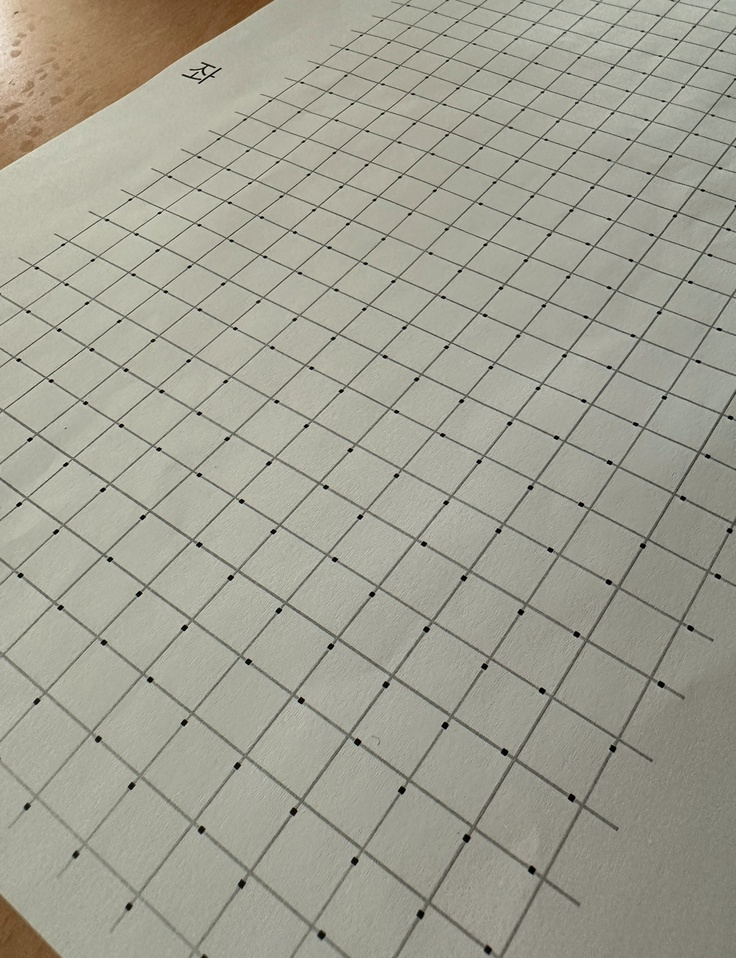
//> input picture C__/C__/testC.jpg, 736 x 958 px, shrunk from 1179 x 1535 before the run
$ ./template   (built with g++ and OpenCV 4)
//> lines starting //> are read from the running program, lines starting //| are printed output that depends on the picture; after the words box and inside, x2 and y2 are one past the last pixel; in counts of white or black regions, pixels touching at a corner belong together
#include <opencv2/opencv.hpp>
#include <iostream>
using namespace cv;
int main() {
    // 이미지를 로드합니다.
    cv::Mat image = cv::imread("testC.jpg");
//> image is the input picture: 958 rows x 736 cols, CV_8UC3; mean B, G, R 146.1, 159.8, 160.8

    // 그레이스케일로 변환합니다.
    cv::Mat gray;
    cv::cvtColor(image, gray, cv::COLOR_BGR2GRAY);
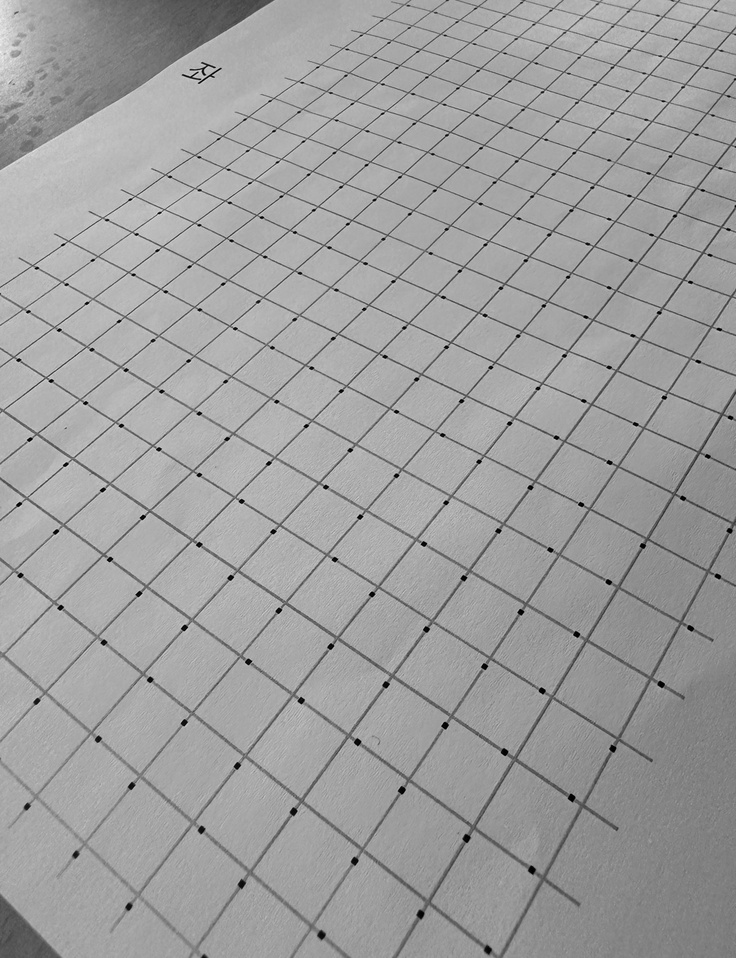
//> gray: 958 rows x 736 cols, CV_8UC1; min 0, max 242, mean 158.6

    // 이진화를 수행합니다.
    cv::Mat binary;
    cv::threshold(gray, binary, 128, 255, cv::THRESH_BINARY);
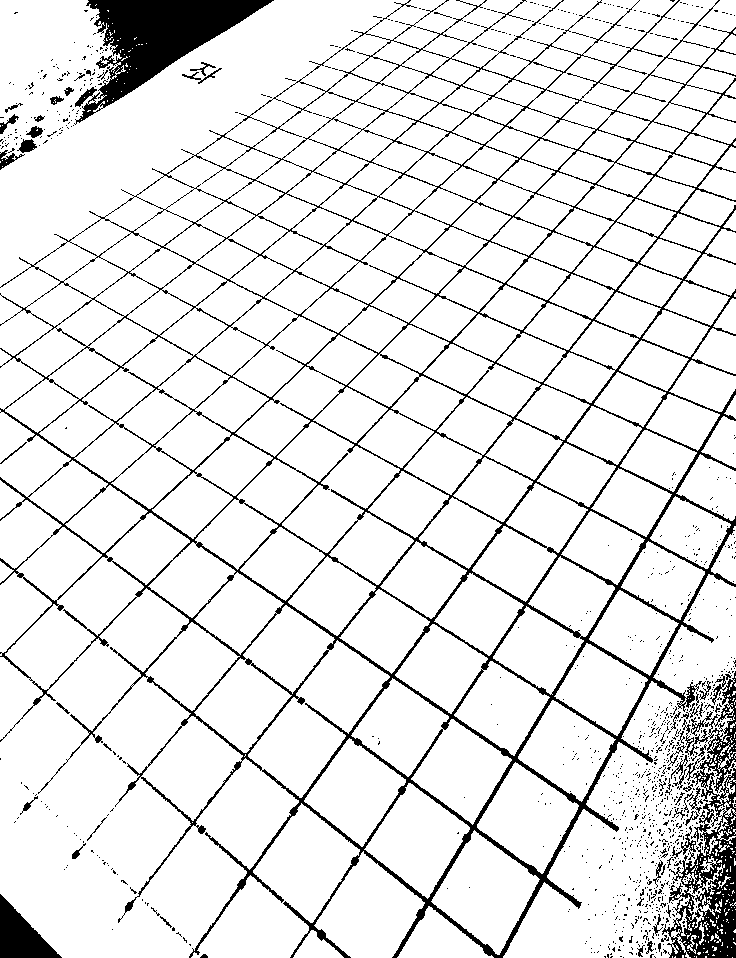
//> binary: 958 rows x 736 cols, CV_8UC1; 89.7% white; 1089 black regions (1035 under 20 px)

    // 외곽선을 찾습니다.
    std::vector<std::vector<cv::Point>> contours;
    cv::findContours(binary, contours, cv::RETR_EXTERNAL, cv::CHAIN_APPROX_SIMPLE);
//> contours = 303 contours, 227 with area under 20; largest, box (x1, y1, x2, y2) and area: (0, 0, 736, 539) 247233, (0, 410, 414, 958) 144170, (503, 574, 736, 958) 39181, (191, 803, 360, 958) 11844, (348, 268, 503, 468) 10812

    // 가장 바깥쪽의 컨투어를 찾습니다.
    size_t largestContourIndex = 0;
    double largestContourArea = 0.0;

    for (size_t i = 0; i < contours.size(); ++i) {
        double area = cv::contourArea(contours[i]);
        if (area > largestContourArea) {
            largestContourArea = area;
            largestContourIndex = i;
        }
    }
//> this loop made 303 passes
//> (area, largestContourArea) on passes 34, 42, 70, 126, 137, 147, 199, 218, 303: (36, 36), (691, 691), (2428, 2428), (6720.5, 6720.5), (6966, 6966), (11844, 11844), (39181, 39181), (144170, 144170), (247233, 247233)
//> area on pass 51: 31.5
//> after the loop, largestContourArea = 247233; largestContourIndex = 302

    // 가장 바깥쪽의 컨투어를 담을 변수를 생성합니다.
    std::vector<cv::Point> largestContour = contours[largestContourIndex];
//> largestContour = 3105 Points (x, y), first 12: [0, 0], [0, 116], [3, 116], [4, 117], [3, 118], [0, 118], [0, 122], [2, 122], [3, 121], [4, 122], [4, 123], [5, 123]

    // 결과 이미지에 컨투어를 그립니다.
    cv::Mat result = image.clone();
    cv::drawContours(result, std::vector<std::vector<cv::Point>>{largestContour}, 0, cv::Scalar(0, 255, 0), 2);
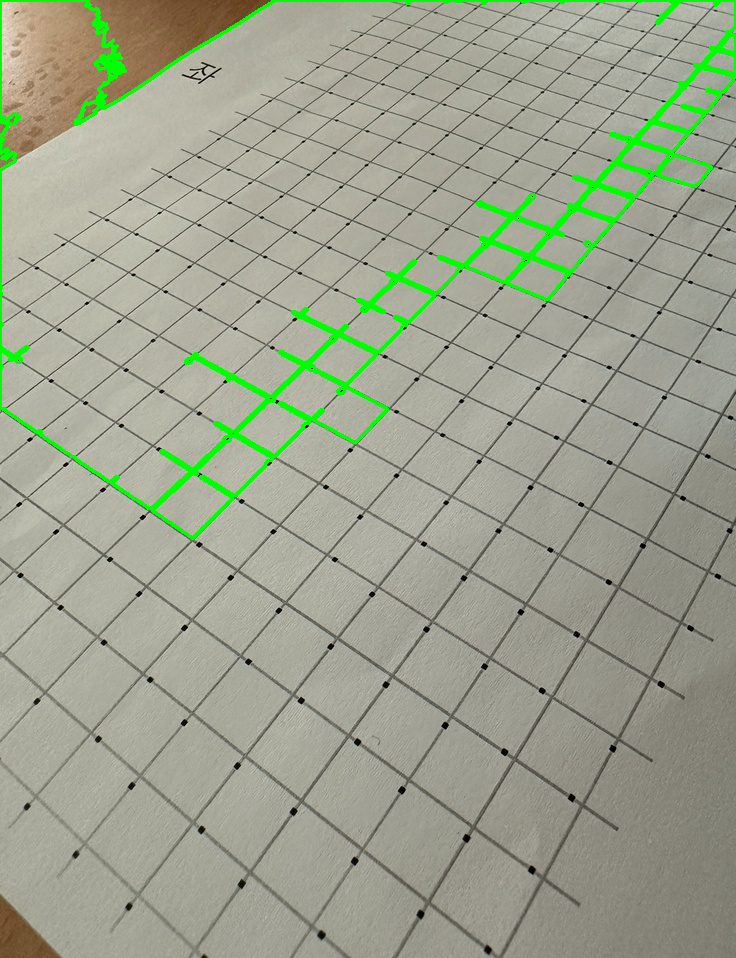
//> result: 958 rows x 736 cols, CV_8UC3; 2.91% of pixels changed, all inside (x1, y1, x2, y2) = (0, 0, 736, 540)

    // 결과 이미지를 출력합니다.
    cv::imshow("Result", result);
    cv::waitKey(0);

    return 0;
}
